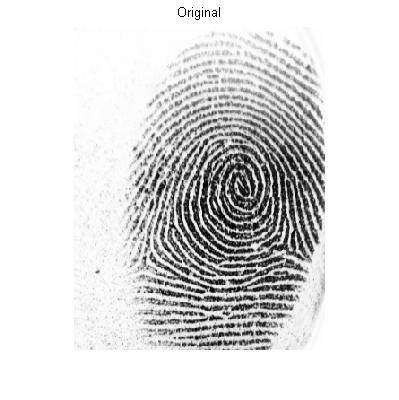
%> input picture MATLAB Programs/original.jpg, 399 x 400 px
$ octave mytool_circle_index_technique.m   (GNU Octave 9; MATLAB toolbox functions it lacks are replaced by stand-ins)
%> lines starting %> are read from the running program, lines starting %| are printed output that depends on the picture; in (x1, y1, x2, y2) boxes, pixels count from 0 and x2, y2 are one past the last pixel; in counts of white or black regions, pixels touching at a corner belong together; the program's own positions count from 1
### MATLAB Programs/before_enhancement.m
function img = before_enhancement(img)

yt=1; xl=1; yb=size(img,2); xr=size(img,1);
    for x=1:55
        if numel(find(img(x,:)<200)) < 8
           img(1:x,:) = 255;
           yt=x;
        end
    end
    for x=225:size(img,1)
        if numel(find(img(x,:)<200)) < 3
           img(x-17:size(img,1),:) = 255;
           yb=x;
           break
        end
    end
    for y=200:size(img,2)
        if numel(find(img(:,y)<200)) < 1
           img(:,y:size(img,2)) = 255;
           xr=y;
           break
        end
    end
    for y=1:75
        if numel(find(img(:,y)<200)) < 1
           img(:,1:y) = 255;
           xl=y;
        end
    end

### MATLAB Programs/fft_enhance_cubs.m
%--------------------------------------------------------------------------
%fft_enhance_cubs
%enhances the fingerprint image
%syntax:
%[oimg,fimg,bwimg,eimg,enhimg] =  fft_enhance_cubs(img, BLKSZ)
%oimg -  [OUT] block orientation image(can be viewed using
%        view_orientation_image.m)
%fimg  - [OUT] block frequency image(indicates ridge spacing)
%bwimg - [OUT] shows angular bandwidth image(filter bandwidth adapts near the
%        singular points)
%eimg  - [OUT] energy image. Indicates the 'ridgeness' of a block (can be
%        used for fingerprint segmentation)
%enhimg- [OUT] enhanced image
%img   - [IN]  input fingerprint image (HAS to be of DOUBLE type)
%Contact:
%   ssc5@eng.buffalo.edu
%   www.eng.buffalo.edu/~ssc5
%Reference:
%S. Chikkerur,C. Wu and Govindaraju, "A Systematic approach for
%feature extraction in fingerprint images",ICBA 2004
%--------------------------------------------------------------------------
function [enhimg, cimg, oimg,fimg,bwimg,eimg] =  fft_enhance_cubs(img, BLKSZ)
    global NFFT;

    if BLKSZ > 0
       NFFT        =   32;     %size of FFT
       OVRLP       =   2;      %size of overlap
       ALPHA       =   0.5;    %root filtering
       RMIN        =   4;%%3;      %min allowable ridge spacing
       RMAX        =   40;     %maximum allowable ridge spacing
       ESTRETCH    =   20;     %for contrast enhancement
       ETHRESH     =   19;      %threshold for the energy
    else
       NFFT        =   32;     %size of FFT
       BLKSZ       =   12;     %size of the block
       OVRLP       =   6;      %size of overlap
       ALPHA       =   0.5;    %root filtering
       RMIN        =   3;      %min allowable ridge spacing
       RMAX        =   18;     %maximum allowable ridge spacing
       ESTRETCH    =   20;     %for contrast enhancement
       ETHRESH     =   6;      %threshold for the energy
    end

    [nHt,nWt]   =   size(img);
    img         =   double(img);    %convert to DOUBLE
    nBlkHt      =   floor((nHt-2*OVRLP)/BLKSZ);
    nBlkWt      =   floor((nWt-2*OVRLP)/BLKSZ);
    fftSrc      =   zeros(nBlkHt*nBlkWt,NFFT*NFFT); %stores FFT
    nWndSz      =   BLKSZ+2*OVRLP; %size of analysis window.
    %-------------------------
    %allocate outputs
    %-------------------------
    oimg        =   zeros(nBlkHt,nBlkWt);
    fimg        =   zeros(nBlkHt,nBlkWt);
    bwimg       =   zeros(nBlkHt,nBlkWt);
    eimg        =   zeros(nBlkHt,nBlkWt);
    enhimg      =   zeros(nHt,nWt);

    %-------------------------
    %precomputations
    %-------------------------
    [x,y]       =   meshgrid(0:nWndSz-1,0:nWndSz-1);
    dMult       =   (-1).^(x+y); %used to center the FFT
    [x,y]       =   meshgrid(-NFFT/2:NFFT/2-1,-NFFT/2:NFFT/2-1);
    r           =   sqrt(x.^2+y.^2)+eps;
    th          =   atan2(y,x);
    th(th<0)    =   th(th<0)+pi;
    w           =   raised_cosine_window(BLKSZ,OVRLP); %spectral window

    %-------------------------
    %Load filters
    %-------------------------
    load angular_filters_pi_4;   %now angf_pi_4 has filter coefficients
    angf_pi_4 = angf;
    load angular_filters_pi_2;   %now angf_pi_2 has filter coefficients
    angf_pi_2 = angf;
    %-------------------------
    %Bandpass filter
    %-------------------------
    FLOW        =   NFFT/RMAX;
    FHIGH       =   NFFT/RMIN;

    dRLow       =   1./(1+(r/FHIGH).^4);    %low pass butterworth filter
    dRHigh      =   1./(1+(FLOW./r).^4);    %high pass butterworth filter
    dBPass      =   dRLow.*dRHigh;          %bandpass

    %-------------------------
    %FFT Analysis
    %-------------------------
    for i = 0:nBlkHt-1
        nRow = i*BLKSZ+OVRLP+1;
        for j = 0:nBlkWt-1
            nCol = j*BLKSZ+OVRLP+1;
            %extract local block
            blk     =   img(nRow-OVRLP:nRow+BLKSZ+OVRLP-1,nCol-OVRLP:nCol+BLKSZ+OVRLP-1);
            %remove dc
            dAvg    =   sum(sum(blk))/(nWndSz*nWndSz);
            blk     =   blk-dAvg;   %remove DC content
            blk     =   blk.*w;     %multiply by spectral window
            %--------------------------
            %do pre filtering
            %--------------------------
            blkfft  =   fft2(blk.*dMult,NFFT,NFFT);
            blkfft  =   blkfft.*dBPass;             %band pass filtering
            dEnergy =   abs(blkfft).^2;
            blkfft  =   blkfft.*sqrt(dEnergy);      %root filtering(for diffusion)
            fftSrc(nBlkWt*i+j+1,:) = transpose(blkfft(:));
            dEnergy =   abs(blkfft).^2;             %----REDUCE THIS COMPUTATION----
            %--------------------------
            %compute statistics
            %--------------------------
            dTotal          =   sum(sum(dEnergy))/(NFFT*NFFT);
            fimg(i+1,j+1)   =   NFFT/(compute_mean_frequency(dEnergy,r)+eps); %ridge separation
            oimg(i+1,j+1)   =   compute_mean_angle(dEnergy,th);         %ridge angle
            eimg(i+1,j+1)   =   log(dTotal+eps);                        %used for segmentation
        end;%for j
    end;%for i

    %-------------------------
    %precomputations
    %-------------------------
    [x,y]       =   meshgrid(-NFFT/2:NFFT/2-1,-NFFT/2:NFFT/2-1);
    dMult       =   (-1).^(x+y); %used to center the FFT

    %-------------------------
    %process the resulting maps
    %-------------------------
    for i = 1:3
        oimg = smoothen_orientation_image(oimg);            %smoothen orientation image
    end;
    fimg    =   smoothen_frequency_image(fimg,RMIN,RMAX,5); %diffuse frequency image
%     cimg    =   compute_coherence(oimg);                    %coherence image for bandwidth
%     bwimg   =   get_angular_bw_image(cimg);                 %QUANTIZED bandwidth image
    %-------------------------
    %FFT reconstruction
    %-------------------------
    for i = 0:nBlkHt-1
        for j = 0:nBlkWt-1
            nRow = i*BLKSZ+OVRLP+1;
            nCol = j*BLKSZ+OVRLP+1;
            %--------------------------
            %apply the filters
            %--------------------------
            blkfft  =   reshape(transpose(fftSrc(nBlkWt*i+j+1,:)),NFFT,NFFT);
            %--------------------------
            %reconstruction
            %--------------------------
            af      =   get_angular_filter(oimg(i+1,j+1),bwimg(i+1,j+1),angf_pi_4,angf_pi_2);
            blkfft  =   blkfft.*(af);
            blk     =   real(ifft2(blkfft).*dMult);
            enhimg(nRow:nRow+BLKSZ-1,nCol:nCol+BLKSZ-1)=blk(OVRLP+1:OVRLP+BLKSZ,OVRLP+1:OVRLP+BLKSZ);
        end;%for j
    end;%for i
    %end block processing
    %--------------------------
    %contrast enhancement
    %--------------------------
    enhimg =sqrt(abs(enhimg)).*sign(enhimg);
    mx     =max(max(enhimg));
    mn     =min(min(enhimg));
    enhimg =uint8((enhimg-mn)/(mx-mn)*254+1);

    %--------------------------
    %clean up the image
    %--------------------------
    emsk  = imresize(eimg,[nHt,nWt]);
    enhimg(emsk<ETHRESH) = 128;
%end function fft_enhance_cubs


%-----------------------------------
%raised_cosine
%returns 1D spectral window
%syntax:
%y = raised_cosine(nBlkSz,nOvrlp)
%y      - [OUT] 1D raised cosine function
%nBlkSz - [IN]  the window is constant here
%nOvrlp - [IN]  the window has transition here
%-----------------------------------
function y = raised_cosine(nBlkSz,nOvrlp)
    nWndSz  =   (nBlkSz+2*nOvrlp);
    x       =   abs(-nWndSz/2:nWndSz/2-1);
    y       =   0.5*(cos(pi*(x-nBlkSz/2)/nOvrlp)+1);
    y(abs(x)<nBlkSz/2)=1;
%end function raised_cosine

%-----------------------------------
%raised_cosine_window
%returns 2D spectral window
%syntax:
%w = raised_cosine_window(blksz,ovrlp)
%w      - [OUT] 1D raised cosine function
%nBlkSz - [IN]  the window is constant here
%nOvrlp - [IN]  the window has transition here
%-----------------------------------
function w = raised_cosine_window(blksz,ovrlp)
    y = raised_cosine(blksz,ovrlp);
    w = y(:)*y(:)';
%end function raised_cosine_window

%---------------------------------------------------------------------
%get_angular_filter
%generates an angular filter centered around 'th' and with bandwidth 'bw'
%the filters in angf_xx are precomputed using angular_filter_bank.m
%syntax:
%r = get_angular_filter(t0,bw)
%r - [OUT] angular filter of size NFFTxNFFT
%t0- mean angle (obtained from orientation image)
%bw- angular bandwidth(obtained from bandwidth image)
%angf_xx - precomputed filters (using angular_filter_bank.m)
%-----------------------------------------------------------------------
% [14 lines left out: function get_angular_filter, not called in this run]
%end function get_angular_filter


%-----------------------------------------------------------
%get_angular_bw_image
%the bandwidth allocation is currently based on heuristics
%(domain knowledge :)).
%syntax:
%bwimg = get_angular_bw_image(c)
%-----------------------------------------------------------
% [5 lines left out: function get_angular_bw_image, not called in this run]
%end function get_angular_bw


%-----------------------------------------------------------
%get_angular_bw_image
%the bandwidth allocation is currently based on heuristics
%(domain knowledge :)).
%syntax:
%bwimg = get_angular_bw_image(c)
%-----------------------------------------------------------
% [10 lines left out: function compute_mean_angle, not called in this run]
%end function compute_mean_angle

%-----------------------------------------------------------
%get_angular_bw_image
%the bandwidth allocation is currently based on heuristics
%(domain knowledge :)).
%syntax:
%bwimg = get_angular_bw_image(c)
%-----------------------------------------------------------
% [5 lines left out: function compute_mean_frequency, not called in this run]
%end function compute_mean_angle

### MATLAB Programs/mytool_circle_index_technique.m
clear all;
[filename, pathname] = uigetfile('*.*','Image Selector');
%> the answer given: original.jpg
file=fullfile(pathname, filename);
I = imread(file);
%> I is the input picture: size 400x399x3 uint8; min 0, max 255, mean 220.7
m = size(I,1);
%> m = 400
n = size(I,2);
%> n = 399
% Mixed Code [Segmentation , Normalization]
Img = before_enhancement(I); %manually cut 4 sides of the picture
%> after the loop in before_enhancement, `for x=1:55`:
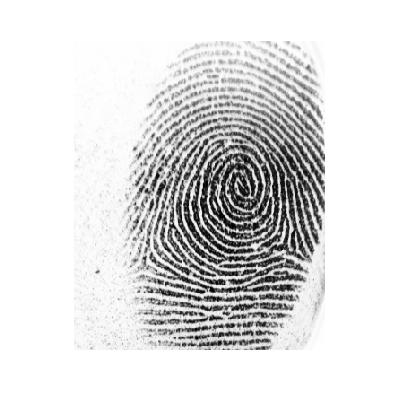
%> img: size 400x399x3 uint8; 2.49% of pixels changed, all inside (x1, y1, x2, y2) = (73, 0, 325, 41)
%> after the loop in before_enhancement, `for x=1:55`: yt = 41
%> after the loop in before_enhancement, `for x=225:size(img,1)`:
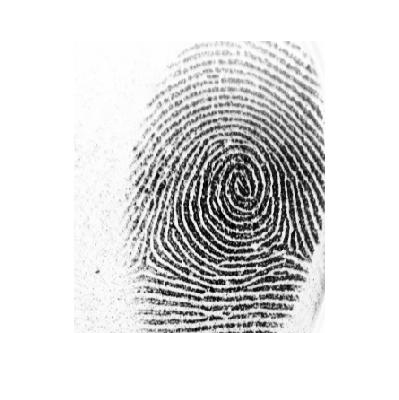
%> img: size 400x399x3 uint8; 2.79% of pixels changed, all inside (x1, y1, x2, y2) = (72, 333, 325, 352)
%> after the loop in before_enhancement, `for x=225:size(img,1)`: yb = 351
%> after the loop in before_enhancement, `for y=200:size(img,2)`: img: size 400x399x3 uint8; 0.21% of pixels changed, all inside (x1, y1, x2, y2) = (325, 60, 328, 324)
%> after the loop in before_enhancement, `for y=200:size(img,2)`: xr = 326
%> after the loop in before_enhancement, `for y=1:75`: img: size 400x399x3 uint8; mean R, G, B 222.4, 222.3, 222.3
%> after the loop in before_enhancement, `for y=1:75`: xl = 75
EnhancedImg =  fft_enhance_cubs(Img,-1); % if -1, 12x12
%> the run ends on the next line
